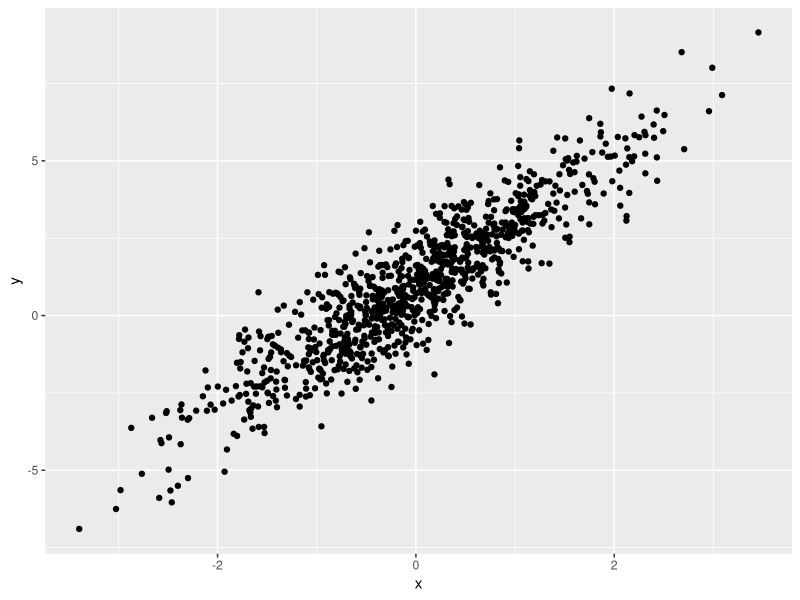
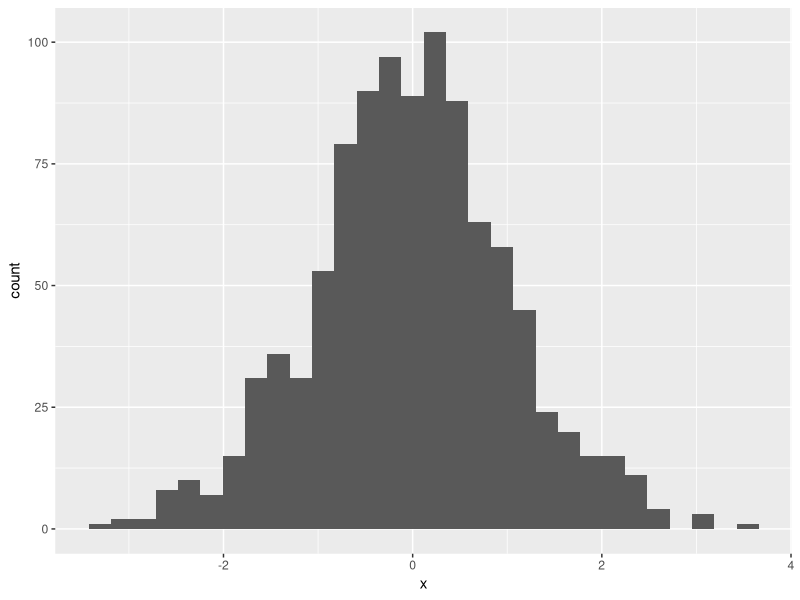
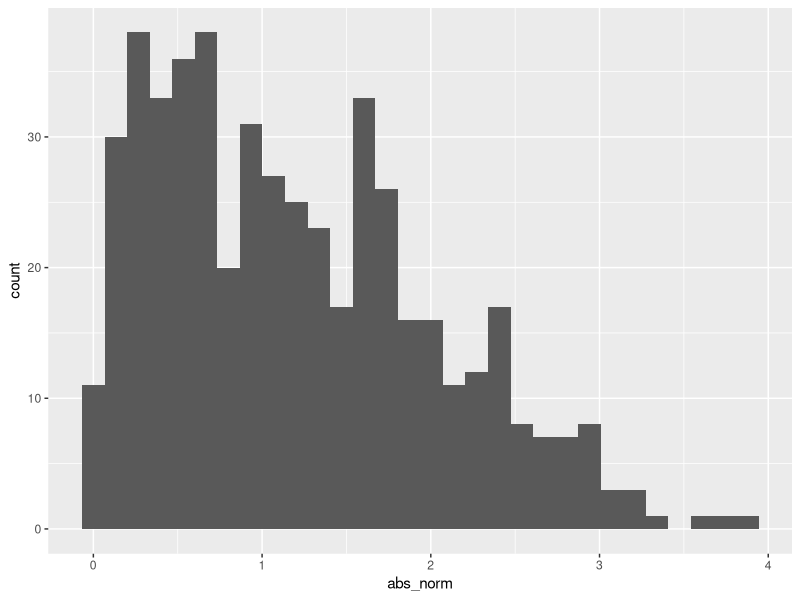

Generate these figures, in order, with R:
## ---- chunk 1
library(tidyverse)
## ---- chunk 2
samp = rnorm(100)
length(samp)
## ---- chunk 3
plot_df = 
  tibble(
    x = rnorm(n = 1000),
    y = 1 + 2 * x + rnorm(n = 1000)
  )

ggplot(plot_df, aes(x = x, y = y)) + geom_point()
## ---- chunk 4
ggplot(plot_df, aes(x = x)) + geom_histogram()
## ---- chunk 5
la_df =
  tibble(
    norm = rnorm(n = 500, mean = 1),
    logical = norm > 0,
    abs_norm = abs(norm)
  )

ggplot(la_df, aes(x = abs_norm)) + geom_histogram()
